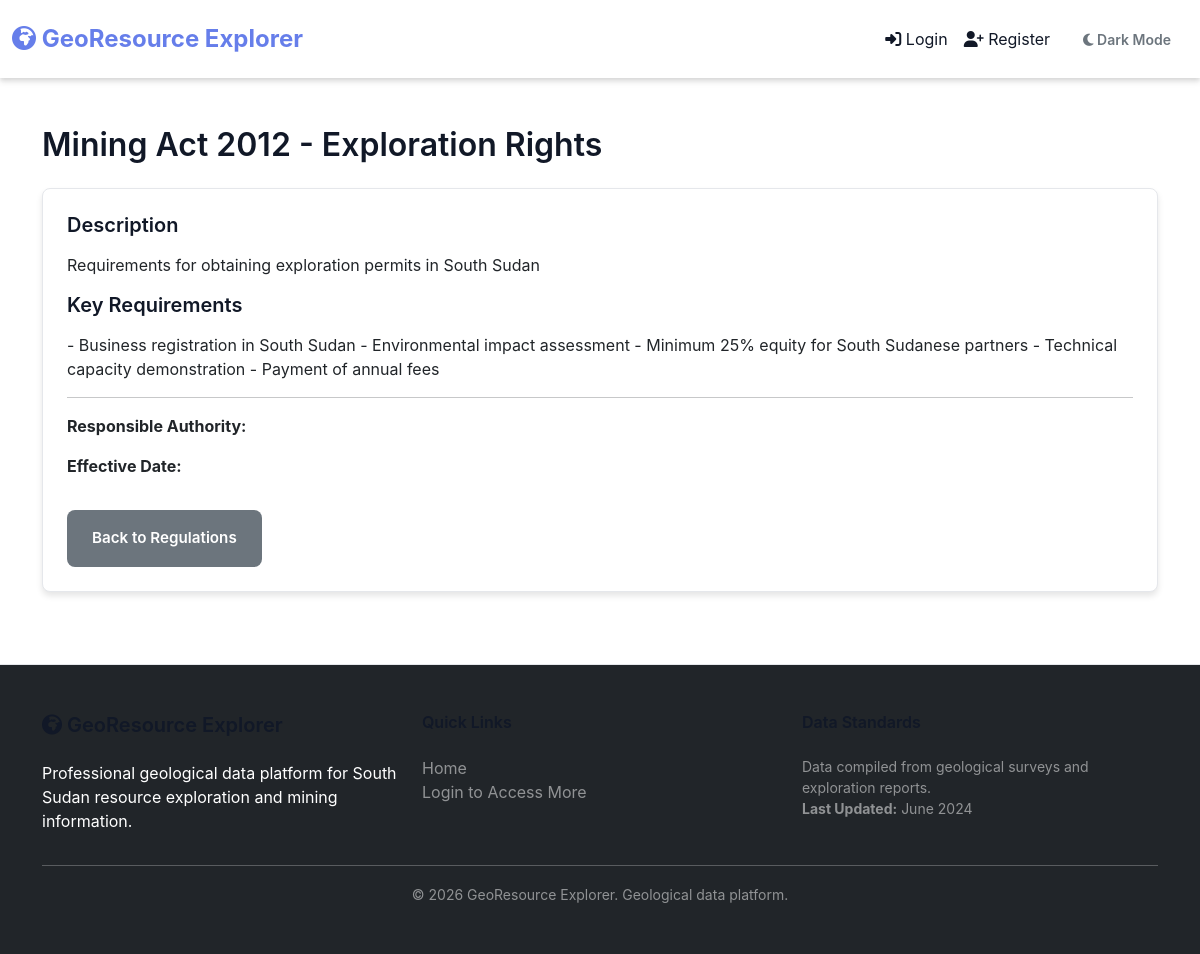
The app's page /regulations/1, older data.
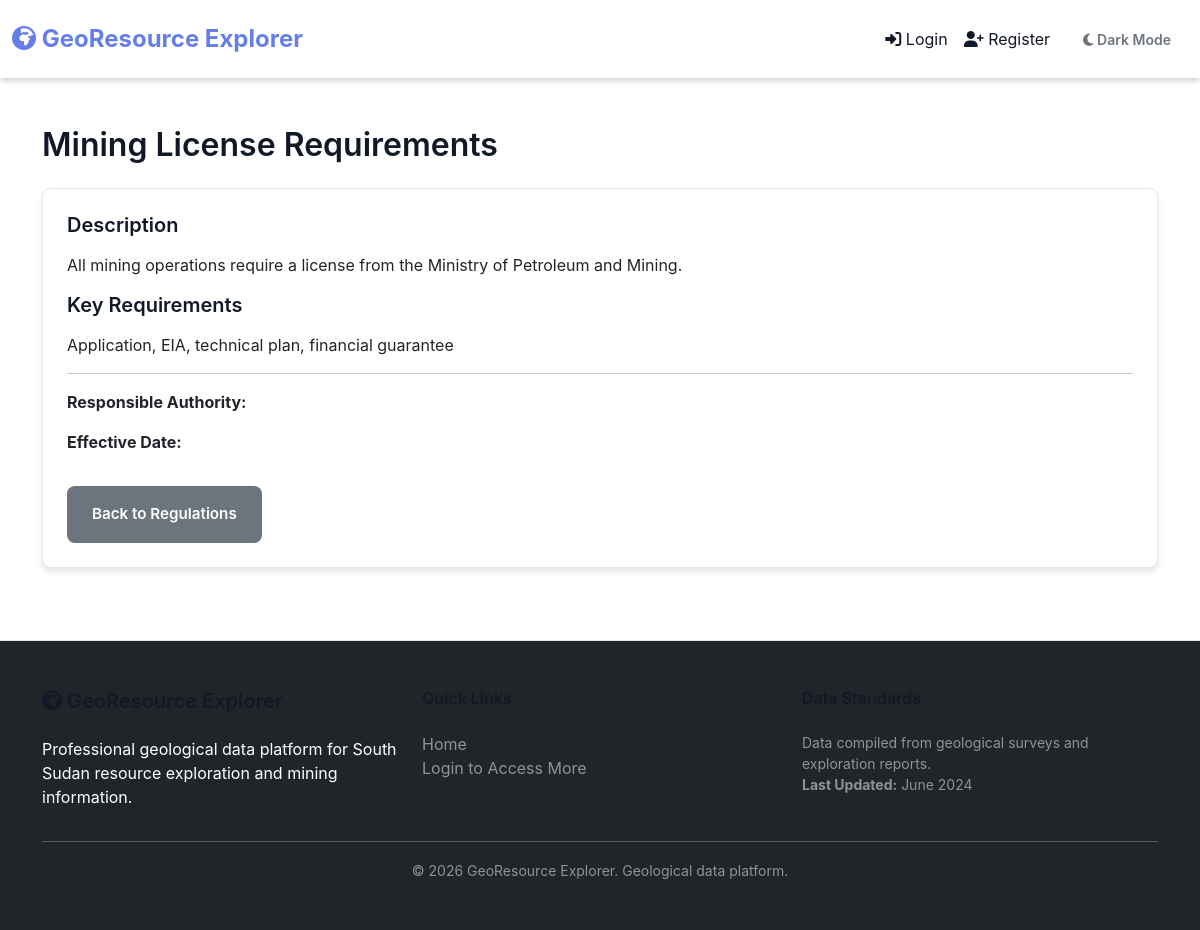
The same page, newer data.
### tables this page shows
CREATE TABLE ss_regulations (
            id INTEGER PRIMARY KEY AUTOINCREMENT,
            title TEXT NOT NULL,
            description TEXT,
            applicable_states TEXT,
            requirements TEXT,
            contact_authority TEXT,
            last_updated TIMESTAMP,
            document_url TEXT
        );

### app/professional.py (the view)
    @app.route("/regulations/<int:reg_id>")
    def regulation_detail(reg_id):
        db = get_db()
        reg = db.execute(
            "SELECT * FROM ss_regulations WHERE id = ?",
            (reg_id,)
        ).fetchone()
        if not reg:
            return "Regulation not found", 404
        return render_template("regulation_detail.html", regulation=reg)

### app/__init__.py (called while the page is built)
def create_app():
    instance_path = os.path.dirname(os.path.dirname(__file__))
    app = Flask(__name__,
                template_folder=os.path.join(instance_path, 'templates'),
                static_folder=os.path.join(instance_path, 'static'))
    app.secret_key = "your_secret_key_here"
    @app.context_processor
    def inject_admin():
        return dict(is_admin=is_admin())
    from .routes import register_routes
    register_routes(app)
    return app

### app/db.py (called while the page is built)
def get_db():
    db_path = os.path.join(os.path.dirname(os.path.dirname(__file__)), 'minerals.db')
    conn = sqlite3.connect(db_path, check_same_thread=False)
    conn.row_factory = sqlite3.Row
    return conn

### app/utils.py (called while the page is built, shortened)
def is_admin():
    if "user_id" not in session:
        return False

### templates/regulation_detail.html (shortened to what this page needs)
{% extends "layout.html" %}
{% block content %}
<div class="container mt-4">
    <h2>{{ regulation.title }}</h2>
    <div class="card">
        <div class="card-body">
            <h5 class="mb-3">Description</h5>
            <p>{{ regulation.description }}</p>
            <h5 class="mb-3">Key Requirements</h5>
            <p>{{ regulation.requirements }}</p>
            <hr>
            <p><strong>Responsible Authority:</strong> {{ regulation.responsible_authority }}</p>
            <p><strong>Effective Date:</strong> {{ regulation.effective_date }}</p>
            <a href="/regulations" class="btn btn-secondary mt-3">Back to Regulations</a>
        </div>
    </div>
</div>
{% endblock %}

Row changes from the older to the newer data that the page shows:
changed ss_regulations: title "Mining Act 2012 - Exploration Rights" → "Mining License Requirements"; description "Requirements for obtaining exploration permits in South Sudan" → "All mining operations require a license from the Ministry of Petroleum and Mining."; requirements "- Business registration in South Sudan - Environmental impact assessment - Minimum 25% equity for South Sudanese partners - Technical capacity demonstration - Payment of annual fees" → "Application, EIA, technical plan, financial guarantee"
